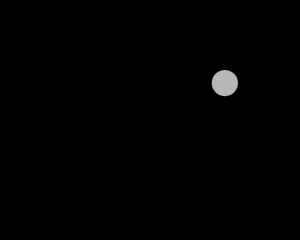
Frame 1 (no input)
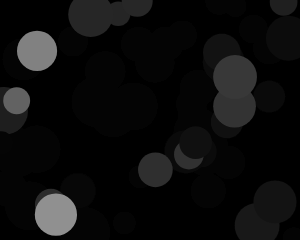
Frame 60 (no input)
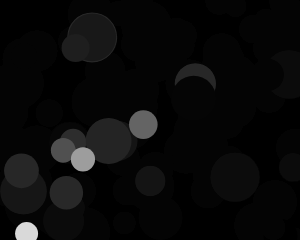
Frame 120 (the mouse pressed at the canvas centre since frame 60)

The p5.js sketch that drew these frames (run headless with seeded random() and noise() and a simulated clock; from frame 60 on, the mouse is pressed at the canvas centre):

// p5.js sketch
// ── sketch.js
function setup() {
  createCanvas(300, 240);
  background(0);
  noStroke();
  frameRate(30);
}

function draw() {
  background(0, 30);
  fill(random(0,256));
  var size = random(20, 50);
  ellipse(random(0, width), random(0, height), size, size);
}
